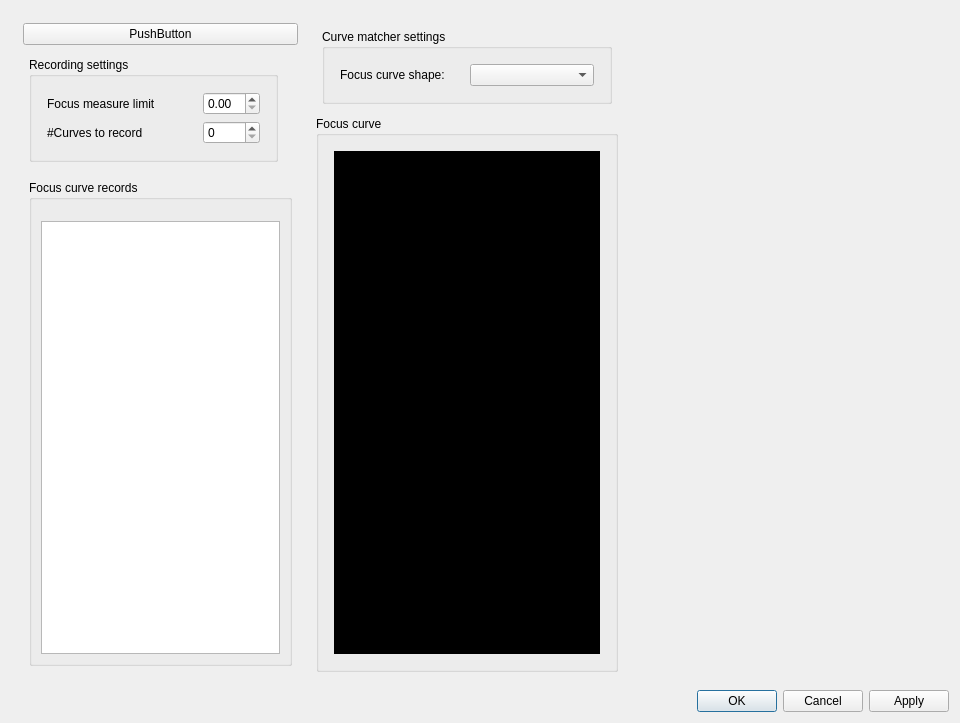
<?xml version="1.0" encoding="UTF-8"?>
<ui version="4.0">
    <class>FocusCurveRecorderDialog</class>
    <widget class="QWidget" name="FocusCurveRecorderDialog">
        <property name="windowModality">
            <enum>Qt::NonModal</enum>
        </property>
        <property name="geometry">
            <rect>
                <x>0</x>
                <y>0</y>
                <width>960</width>
                <height>723</height>
            </rect>
        </property>
        <property name="sizePolicy">
            <sizepolicy hsizetype="Expanding" vsizetype="Expanding">
                <horstretch>1</horstretch>
                <verstretch>1</verstretch>
            </sizepolicy>
        </property>
        <property name="minimumSize">
            <size>
                <width>400</width>
                <height>400</height>
            </size>
        </property>
        <property name="windowTitle">
            <string>Focus curve recorder</string>
        </property>
        <property name="autoFillBackground">
            <bool>false</bool>
        </property>
        <property name="styleSheet">
            <string notr="true"/>
        </property>
        <layout class="QGridLayout" name="gridLayout_2">
            <item row="0" column="0">
                <layout class="QGridLayout" name="gridLayout" rowstretch="1" columnstretch="1,5,5">
                    <property name="leftMargin">
                        <number>6</number>
                    </property>
                    <property name="topMargin">
                        <number>6</number>
                    </property>
                    <property name="rightMargin">
                        <number>6</number>
                    </property>
                    <property name="bottomMargin">
                        <number>6</number>
                    </property>
                    <item row="0" column="1">
                        <layout class="QGridLayout" name="lay">
                            <property name="leftMargin">
                                <number>6</number>
                            </property>
                            <property name="topMargin">
                                <number>6</number>
                            </property>
                            <property name="rightMargin">
                                <number>6</number>
                            </property>
                            <property name="bottomMargin">
                                <number>6</number>
                            </property>
                            <item row="0" column="0">
                                <layout class="QGridLayout" name="gridLayout_11" rowstretch="0" columnstretch="0">
                                    <property name="leftMargin">
                                        <number>6</number>
                                    </property>
                                    <property name="topMargin">
                                        <number>6</number>
                                    </property>
                                    <property name="rightMargin">
                                        <number>6</number>
                                    </property>
                                    <property name="bottomMargin">
                                        <number>6</number>
                                    </property>
                                    <item row="0" column="0">
                                        <widget class="QGroupBox" name="groupBox_3">
                                            <property name="title">
                                                <string>Curve matcher settings</string>
                                            </property>
                                            <layout class="QGridLayout" name="gridLayout_13">
                                                <item row="0" column="0">
                                                    <layout class="QGridLayout" name="gridLayout_12" rowstretch="0"
                                                            columnstretch="0,0" rowminimumheight="0"
                                                            columnminimumwidth="0,1">
                                                        <property name="leftMargin">
                                                            <number>6</number>
                                                        </property>
                                                        <property name="topMargin">
                                                            <number>6</number>
                                                        </property>
                                                        <property name="rightMargin">
                                                            <number>6</number>
                                                        </property>
                                                        <property name="bottomMargin">
                                                            <number>6</number>
                                                        </property>
                                                        <item row="0" column="0">
                                                            <widget class="QLabel" name="label_10">
                                                                <property name="minimumSize">
                                                                    <size>
                                                                        <width>0</width>
                                                                        <height>0</height>
                                                                    </size>
                                                                </property>
                                                                <property name="text">
                                                                    <string>Focus curve shape:</string>
                                                                </property>
                                                            </widget>
                                                        </item>
                                                        <item row="0" column="1">
                                                            <widget class="QComboBox" name="cbxFocusCurveType">
                                                                <property name="minimumSize">
                                                                    <size>
                                                                        <width>0</width>
                                                                        <height>0</height>
                                                                    </size>
                                                                </property>
                                                            </widget>
                                                        </item>
                                                    </layout>
                                                </item>
                                            </layout>
                                        </widget>
                                    </item>
                                </layout>
                            </item>
                            <item row="1" column="0">
                                <widget class="QGroupBox" name="groupBox_4">
                                    <property name="title">
                                        <string>Focus curve</string>
                                    </property>
                                    <layout class="QGridLayout" name="gridLayout_15">
                                        <item row="0" column="0">
                                            <layout class="QGridLayout" name="layFocusCurveViewPanel" rowstretch="0"
                                                    columnstretch="0" rowminimumheight="0">
                                                <property name="leftMargin">
                                                    <number>6</number>
                                                </property>
                                                <property name="topMargin">
                                                    <number>6</number>
                                                </property>
                                                <property name="rightMargin">
                                                    <number>6</number>
                                                </property>
                                                <property name="bottomMargin">
                                                    <number>6</number>
                                                </property>
                                                <item row="0" column="0">
                                                    <widget class="QWidget" name="widget" native="true">
                                                        <property name="sizePolicy">
                                                            <sizepolicy hsizetype="Expanding" vsizetype="Expanding">
                                                                <horstretch>1</horstretch>
                                                                <verstretch>1</verstretch>
                                                            </sizepolicy>
                                                        </property>
                                                        <property name="styleSheet">
                                                            <string notr="true">background-color: black;</string>
                                                        </property>
                                                    </widget>
                                                </item>
                                            </layout>
                                        </item>
                                    </layout>
                                </widget>
                            </item>
                        </layout>
                    </item>
                    <item row="0" column="0">
                        <layout class="QGridLayout" name="gridLayout_4" rowstretch="0,0,0" columnstretch="0">
                            <property name="leftMargin">
                                <number>6</number>
                            </property>
                            <property name="topMargin">
                                <number>6</number>
                            </property>
                            <property name="rightMargin">
                                <number>6</number>
                            </property>
                            <property name="bottomMargin">
                                <number>6</number>
                            </property>
                            <item row="1" column="0">
                                <layout class="QGridLayout" name="layCurveRecorderRecordingSettings">
                                    <property name="leftMargin">
                                        <number>6</number>
                                    </property>
                                    <property name="topMargin">
                                        <number>6</number>
                                    </property>
                                    <property name="rightMargin">
                                        <number>20</number>
                                    </property>
                                    <property name="bottomMargin">
                                        <number>6</number>
                                    </property>
                                    <item row="1" column="0">
                                        <widget class="QGroupBox" name="groupBox">
                                            <property name="minimumSize">
                                                <size>
                                                    <width>0</width>
                                                    <height>0</height>
                                                </size>
                                            </property>
                                            <property name="title">
                                                <string>Recording settings</string>
                                            </property>
                                            <layout class="QGridLayout" name="gridLayout_3">
                                                <item row="0" column="0">
                                                    <layout class="QGridLayout" name="gridLayout_5">
                                                        <property name="leftMargin">
                                                            <number>6</number>
                                                        </property>
                                                        <property name="topMargin">
                                                            <number>6</number>
                                                        </property>
                                                        <property name="rightMargin">
                                                            <number>6</number>
                                                        </property>
                                                        <property name="bottomMargin">
                                                            <number>6</number>
                                                        </property>
                                                        <item row="1" column="0">
                                                            <widget class="QLabel" name="label">
                                                                <property name="text">
                                                                    <string>#Curves to record</string>
                                                                </property>
                                                            </widget>
                                                        </item>
                                                        <item row="1" column="1">
                                                            <widget class="QSpinBox" name="spinNumFocusCurvesToRecord"/>
                                                        </item>
                                                        <item row="0" column="0">
                                                            <widget class="QLabel" name="label_2">
                                                                <property name="minimumSize">
                                                                    <size>
                                                                        <width>150</width>
                                                                        <height>0</height>
                                                                    </size>
                                                                </property>
                                                                <property name="text">
                                                                    <string>Focus measure limit</string>
                                                                </property>
                                                            </widget>
                                                        </item>
                                                        <item row="0" column="1">
                                                            <widget class="QDoubleSpinBox"
                                                                    name="spinFocusMeasureLimit"/>
                                                        </item>
                                                    </layout>
                                                </item>
                                            </layout>
                                        </widget>
                                    </item>
                                </layout>
                            </item>
                            <item row="2" column="0">
                                <layout class="QGridLayout" name="gridLayout_6">
                                    <property name="leftMargin">
                                        <number>6</number>
                                    </property>
                                    <property name="topMargin">
                                        <number>6</number>
                                    </property>
                                    <property name="rightMargin">
                                        <number>6</number>
                                    </property>
                                    <property name="bottomMargin">
                                        <number>6</number>
                                    </property>
                                    <item row="0" column="0">
                                        <widget class="QGroupBox" name="groupBox_2">
                                            <property name="title">
                                                <string>Focus curve records</string>
                                            </property>
                                            <layout class="QGridLayout" name="gridLayout_8">
                                                <item row="1" column="0">
                                                    <layout class="QGridLayout" name="gridLayout_7">
                                                        <item row="0" column="0">
                                                            <widget class="QTreeView" name="treeView">
                                                                <property name="minimumSize">
                                                                    <size>
                                                                        <width>200</width>
                                                                        <height>0</height>
                                                                    </size>
                                                                </property>
                                                            </widget>
                                                        </item>
                                                    </layout>
                                                </item>
                                                <item row="0" column="0">
                                                    <layout class="QHBoxLayout" name="layMainToolBar">
                                                        <property name="leftMargin">
                                                            <number>6</number>
                                                        </property>
                                                        <property name="topMargin">
                                                            <number>6</number>
                                                        </property>
                                                        <property name="rightMargin">
                                                            <number>6</number>
                                                        </property>
                                                        <property name="bottomMargin">
                                                            <number>6</number>
                                                        </property>
                                                    </layout>
                                                </item>
                                            </layout>
                                        </widget>
                                    </item>
                                </layout>
                            </item>
                            <item row="0" column="0">
                                <widget class="QPushButton" name="pushButton">
                                    <property name="text">
                                        <string>PushButton</string>
                                    </property>
                                </widget>
                            </item>
                        </layout>
                    </item>
                    <item row="0" column="2">
                        <layout class="QGridLayout" name="layDetailsWidget">
                            <property name="leftMargin">
                                <number>6</number>
                            </property>
                            <property name="topMargin">
                                <number>6</number>
                            </property>
                            <property name="rightMargin">
                                <number>6</number>
                            </property>
                            <property name="bottomMargin">
                                <number>6</number>
                            </property>
                            <item row="0" column="0">
                                <widget class="QWidget" name="wgtDetailsWidget" native="true">
                                    <property name="sizePolicy">
                                        <sizepolicy hsizetype="Preferred" vsizetype="Preferred">
                                            <horstretch>1</horstretch>
                                            <verstretch>1</verstretch>
                                        </sizepolicy>
                                    </property>
                                    <property name="minimumSize">
                                        <size>
                                            <width>300</width>
                                            <height>650</height>
                                        </size>
                                    </property>
                                    <property name="styleSheet">
                                        <string notr="true"/>
                                    </property>
                                </widget>
                            </item>
                        </layout>
                    </item>
                </layout>
            </item>
            <item row="1" column="0">
                <widget class="QDialogButtonBox" name="buttonBox">
                    <property name="standardButtons">
                        <set>QDialogButtonBox::Apply|QDialogButtonBox::Cancel|QDialogButtonBox::Ok</set>
                    </property>
                </widget>
            </item>
        </layout>
    </widget>
    <resources>
        <include location="../../../resources/res.qrc"/>
    </resources>
    <connections/>
</ui>
